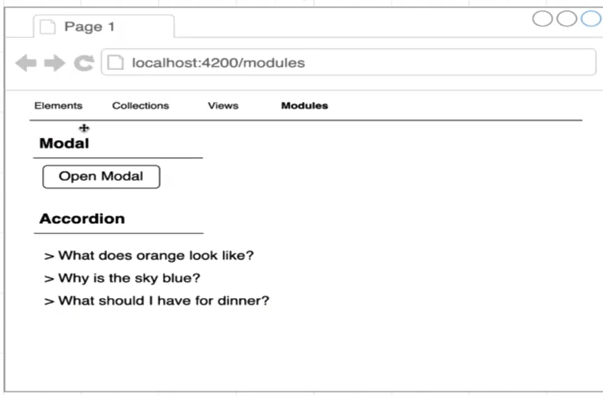
#> input picture modules.png, 603 x 395 px, given in place of office.png, which was not available
$ jupyter execute --allow-errors GausianSmoothing.ipynb   (text cells are left out)
#> lines starting #> are read from the running program, lines starting #| are printed output that depends on the picture
[cell 1]
import numpy as np
import cv2
from matplotlib import pyplot as plt

[cell 2]
from google.colab import files
uploaded = files.upload()
#> the answer given: modules.png

[cell 3]
from PIL import Image
img = Image.open('office.png')
#> img is the input picture: PIL image 603x395 RGB; mean R, G, B 248.3, 248.3, 248.3
plt.imshow(img)
plt.show()

[cell 4]
# Load the input "office" image
img = cv2.imread('office.png')
#> img: shape (395, 603, 3)

[cell 5]
# Define the sigma values to test
sigma_values = [0.5, 1, 2, 5, 10, 50]

[cell 6]
# Create a figure to display the results
fig, axes = plt.subplots(2, 3, figsize=(12, 8))

[cell 7]
import cv2
img = cv2.imread('office.png')
img_float = img.astype(np.float32) / 255.0

# Apply Gaussian smoothing
#> (the rest of this cell did not finish here and is left out)

[cell 8]
# Apply Gaussian smoothing with different sigma values
for i, sigma in enumerate(sigma_values):
    row = i // 3
    col = i % 3
    img_umat = cv2.UMat(img)
    # Apply Gaussian smoothing
    blurred = cv2.GaussianBlur(img_umat, (0, 0), sigma)

    # Convert the blurred image to a compatible data type
    blurred_uint8 = cv2.convertScaleAbs(blurred.get())

    # Display the result
    axes[row, col].imshow(blurred_uint8, cmap='gray')
    axes[row, col].set_title(f'Sigma = {sigma}')
    axes[row, col].axis('off')
#> this loop made 6 passes
#> pass 2, `blurred_uint8 = cv2.convertScaleAbs(blurred.get())`:
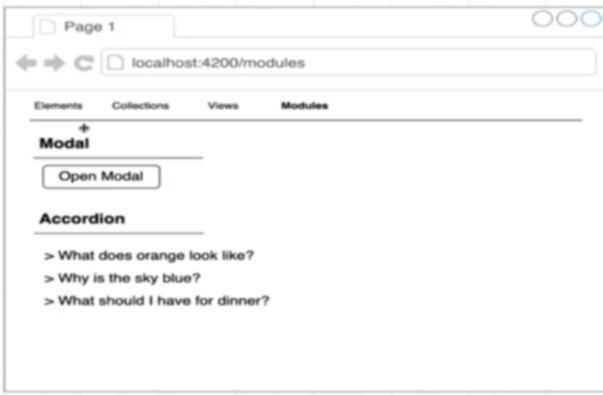
#> blurred_uint8: shape (395, 603, 3); mean of channels 0, 1, 2 248.3, 248.3, 248.3; drawn as B, G, R

plt.suptitle('Gaussian Smoothing on "office" Image')
plt.tight_layout()
plt.show()


$ run again, on views.png
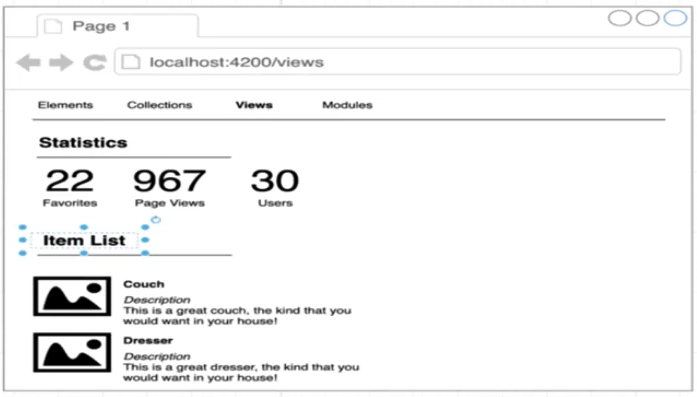
#> input picture views.png, 697 x 397 px, given in place of office.png, which was not available
#> img is the input picture: PIL image 697x397 RGB; mean R, G, B 243.5, 243.6, 243.7
#> img: shape (397, 697, 3)
#> the loop `for i, sigma in enumerate(sigma_values):` made 6 passes
#> pass 2, `blurred_uint8 = cv2.convertScaleAbs(blurred.get())`:
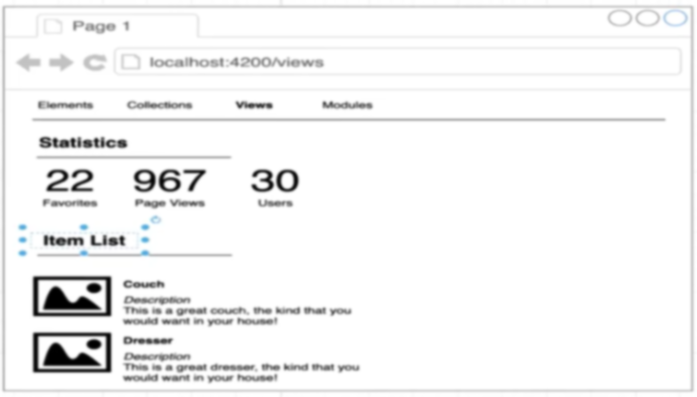
#> blurred_uint8: shape (397, 697, 3); mean of channels 0, 1, 2 243.7, 243.6, 243.5; drawn as B, G, R
#> pass 3, `blurred_uint8 = cv2.convertScaleAbs(blurred.get())`:
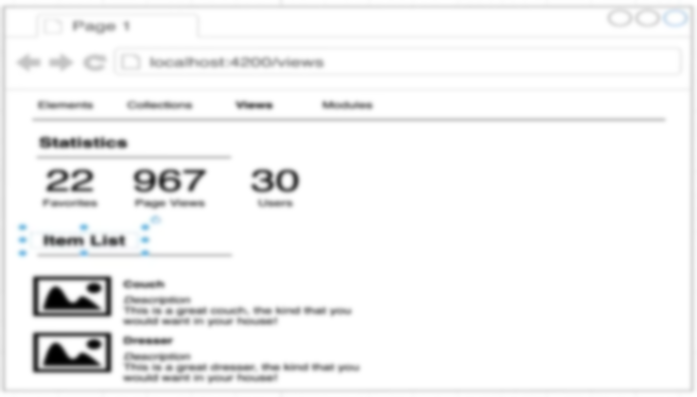
#> blurred_uint8: shape (397, 697, 3); mean of channels 0, 1, 2 243.7, 243.6, 243.5; drawn as B, G, R
